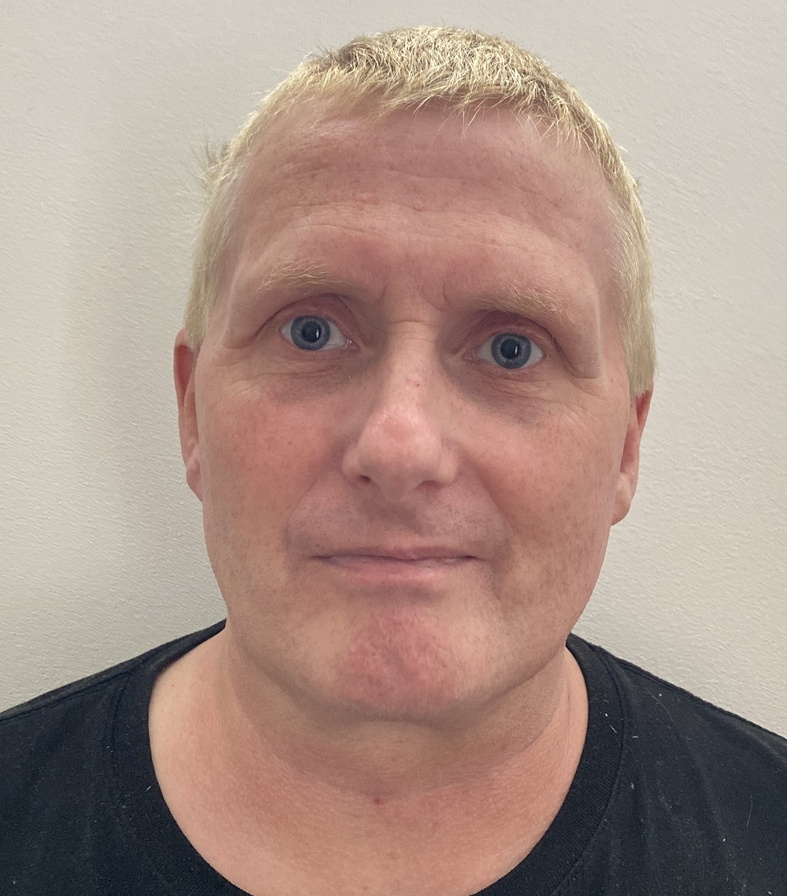
#> input picture Jarvis-Visual-Engine/data/known_faces/Yorkie/Yorkie_0.jpg, 787 x 896 px, shrunk from 2118 x 2411 before the run
$ python -i scene_analyzer.py   (imports and definitions only)
#> lines starting #> are read from the running program, lines starting #| are printed output that depends on the picture
"""Scene analysis and understanding module"""
import cv2
import numpy as np
from typing import Dict, List, Optional
from datetime import datetime
import logging

logger = logging.getLogger(__name__)


class SceneAnalyzer:
    """Analyze scenes for context understanding"""

    def __init__(self):
        self.room_classifier = None  # Could be ML model in future
        self.lighting_analyzer = LightingAnalyzer()
        self.activity_analyzer = ActivityAnalyzer()

    def analyze_scene(self, frame: np.ndarray, context: Optional[Dict] = None) -> Dict:
        """
        Comprehensive scene analysis

        Args:
            frame: Input frame
            context: Optional context (room name, time of day, etc.)

        Returns:
            Comprehensive scene analysis
        """
        analysis = {
            "timestamp": datetime.utcnow().isoformat(),
            "lighting": self.lighting_analyzer.analyze(frame),
            "room_type": self._classify_room(frame),
            "activity": self.activity_analyzer.analyze(frame),
            "people_count": self._estimate_people_count(frame),
            "objects": self._detect_common_objects(frame),
            "safety_concerns": self._check_safety(frame),
            "context": context or {}
        }

        return analysis

    def _classify_room(self, frame: np.ndarray) -> str:
        """Classify room type based on visual features"""
        # Simple heuristic-based classification
        # In production, this could use ML model

        gray = cv2.cvtColor(frame, cv2.COLOR_BGR2GRAY)
        edges = cv2.Canny(gray, 50, 150)
        edge_density = np.sum(edges > 0) / edges.size

        # Analyze color distribution
        hsv = cv2.cvtColor(frame, cv2.COLOR_BGR2HSV)
        brightness = np.mean(hsv[:, :, 2])

        # Heuristic rules
        if brightness < 50:
            return "bedroom"
        elif edge_density > 0.1:
            return "kitchen"
        elif brightness > 150:
            return "living_room"
        else:
            return "unknown"

    def _estimate_people_count(self, frame: np.ndarray) -> int:
        """Estimate number of people in scene"""
        # This is a placeholder - in production would use person detection
        # For now, return 0 (actual detection happens in face recognition)
        return 0

    def _detect_common_objects(self, frame: np.ndarray) -> List[Dict]:
        """Detect common household objects"""
        # Placeholder - would use object detection model
        # Returns empty list, actual detection happens via Vision API
        return []

    def _check_safety(self, frame: np.ndarray) -> List[str]:
        """Check for safety concerns"""
        concerns = []

        # Check for darkness (potential safety issue)
        gray = cv2.cvtColor(frame, cv2.COLOR_BGR2GRAY)
        avg_brightness = np.mean(gray)

        if avg_brightness < 30:
            concerns.append("Very dark scene - potential safety concern")

        # Check for unusual patterns (could indicate issues)
        # This is simplified - real implementation would be more sophisticated

        return concerns


class LightingAnalyzer:
    """Analyze lighting conditions"""

    def analyze(self, frame: np.ndarray) -> Dict:
        """Analyze lighting in frame"""
        gray = cv2.cvtColor(frame, cv2.COLOR_BGR2GRAY)
        hsv = cv2.cvtColor(frame, cv2.COLOR_BGR2HSV)

        brightness = np.mean(gray)
        saturation = np.mean(hsv[:, :, 1])
        hue_variance = np.var(hsv[:, :, 0])

        # Classify lighting
        if brightness < 50:
            lighting_level = "dark"
        elif brightness < 100:
            lighting_level = "dim"
        elif brightness < 180:
            lighting_level = "normal"
        else:
            lighting_level = "bright"

        return {
            "level": lighting_level,
            "brightness": float(brightness),
            "saturation": float(saturation),
            "hue_variance": float(hue_variance),
            "natural_light": brightness > 120 and saturation < 80
        }


class ActivityAnalyzer:
    """Analyze activity in scene"""

    def analyze(self, frame: np.ndarray) -> Dict:
        """Analyze activity level"""
        # Placeholder - would use activity recognition model
        # For now, returns basic analysis

        gray = cv2.cvtColor(frame, cv2.COLOR_BGR2GRAY)

        # Calculate variance as proxy for activity
        variance = np.var(gray)

        if variance < 100:
            activity_level = "static"
        elif variance < 500:
            activity_level = "low"
        elif variance < 1000:
            activity_level = "moderate"
        else:
            activity_level = "high"

        return {
            "level": activity_level,
            "variance": float(variance),
            "description": f"Scene shows {activity_level} activity"
        }

>>> import cv2
>>> picture = cv2.imread('../../data/known_faces/Yorkie/Yorkie_0.jpg')
#> picture is the input picture: shape (896, 787, 3); mean B, G, R 136.6, 146.9, 170.3
>>> result = SceneAnalyzer().analyze_scene(picture)
#> in analyze, `gray = cv2.cvtColor(frame, cv2.COLOR_BGR2GRAY)`:
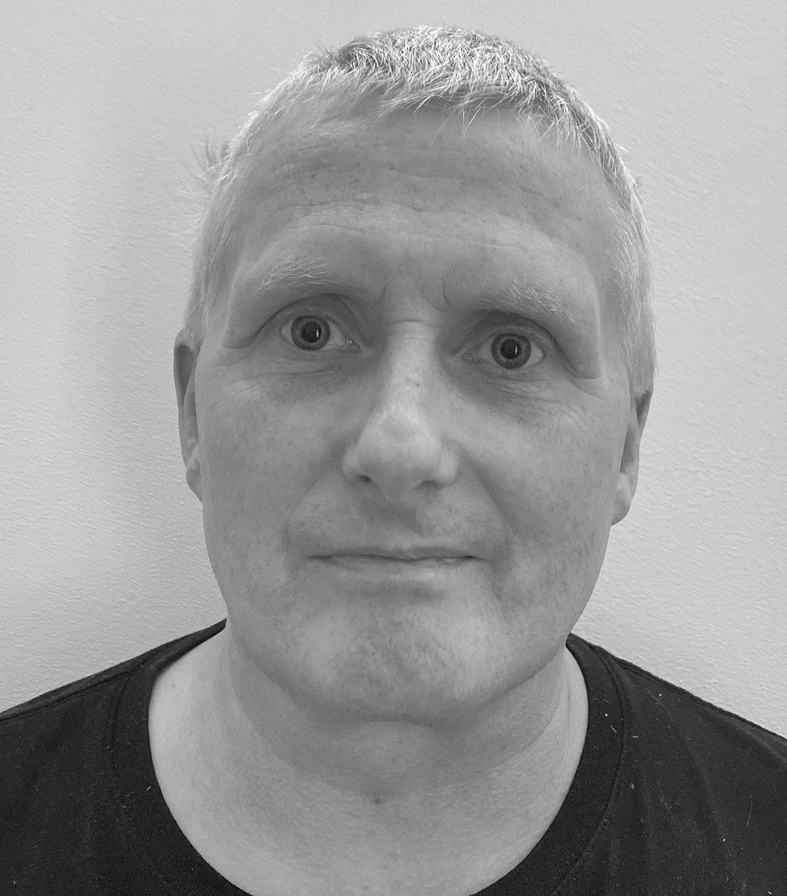
#> gray: shape (896, 787); min 5, max 253, mean 152.7
#> in analyze, `hsv = cv2.cvtColor(frame, cv2.COLOR_BGR2HSV)`: hsv: shape (896, 787, 3); mean H, S, V 26.7, 59.7, 172.1
#> in analyze, `brightness = np.mean(gray)`: brightness = 152.7
#> in analyze, `saturation = np.mean(hsv[:, :, 1])`: saturation = 59.68
#> in analyze, `hue_variance = np.var(hsv[:, :, 0])`: hue_variance = 1289.8
#> in _classify_room, `edges = cv2.Canny(gray, 50, 150)`:
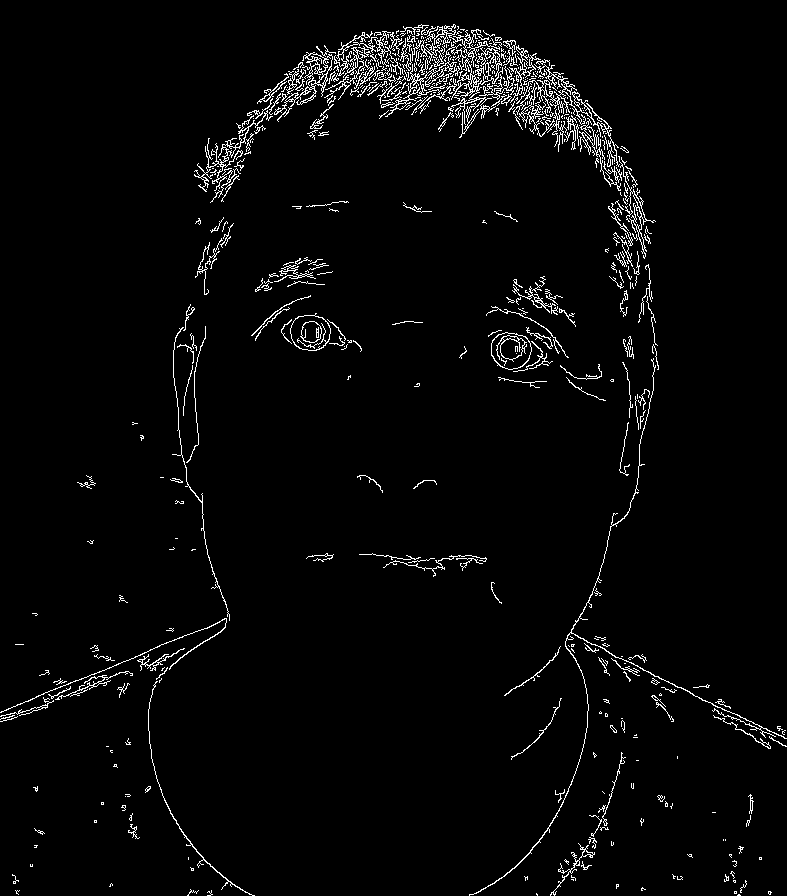
#> edges: shape (896, 787); 2.9% white in thin lines or dots
#> in _classify_room, `edge_density = np.sum(edges > 0) / edges.size`: edge_density = 0.029
#> in _classify_room, `brightness = np.mean(hsv[:, :, 2])`: brightness = 172.1
#> in analyze, `variance = np.var(gray)`: variance = 2739
#> in _check_safety, `concerns = []`: concerns = []
#> in _check_safety, `avg_brightness = np.mean(gray)`: avg_brightness = 152.7
#> result = 8 items
